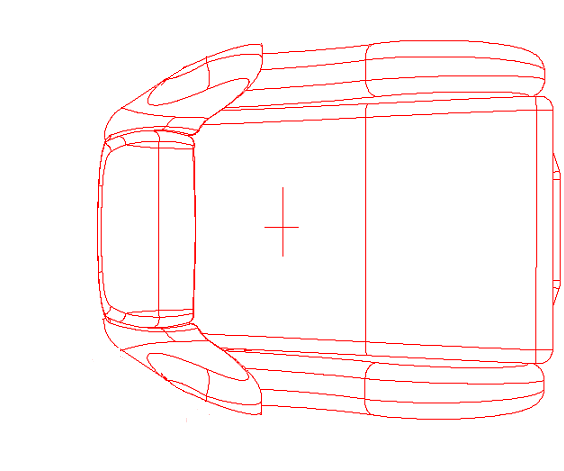
#> input picture chair_red.png, 564 x 471 px, found by its file name
$ python cfg_SlidingActuators.py
#> lines starting #> are read from the running program, lines starting #| are printed output that depends on the picture
### runtime/PlatformCalibrate/plot_config.py
import matplotlib.pyplot as plt

def plot(base_pos, platform_pos, platform_mid_height, PLATFORM_NAME ):
#> called with base_pos = array of shape (6, 3), platform_pos = array of shape (6, 3), platform_mid_height = 302, PLATFORM_NAME = 'Sliding Actuators'
    base_labels = ['base{0}'.format(i) for i in range(6)]
    platform_labels = ['platform{0}'.format(i) for i in range(6)]
    if PLATFORM_NAME == "Flying Platform":
       img = plt.imread("flying_platform.png")
       plt.imshow(img, zorder=1, extent=[-600, 600, -600, 600])
    else:
        img = plt.imread("chair_red.png")
#> img is the input picture: shape (471, 564, 4) float32; mean R, G, B, A 1, 0.969, 0.969, 1
        plt.imshow(img, zorder=1, extent=[-400, 400, -400, 400])

    bx= base_pos[:,0]
    by = base_pos[:,1]
    plt.scatter(bx,by,zorder=2)

    px= platform_pos[:,0]
    py = platform_pos[:,1]
    plt.axis('equal')
    plt.scatter(px,py,zorder=3)
    # plt.imshow(img, zorder=0, extent=[-100, 100, -100, 100])

    plt.xlabel('X axis mm')
    plt.ylabel('Y axis mm')
    plt.axhline(0, color='gray')
    plt.axvline(0, color='gray')
    plt.title(PLATFORM_NAME)
    if PLATFORM_NAME == "Flying Platform":
        lbl_xoffset = 20
        lbl_yoffset = 20
    else:
         lbl_xoffset = 20
         lbl_yoffset = 20

    for label, x, y in zip(base_labels, bx, by):
        if x > 0 and y < 0:
           h = 'right'
        else:
           h = 'left'
        plt.annotate(
            label,
            xy=(x, y), xytext=(lbl_xoffset, lbl_yoffset),
            textcoords='offset points', ha=h, va='bottom',
            bbox=dict(boxstyle='round,pad=0.2', fc='yellow', alpha=0.5),
            arrowprops=dict(arrowstyle = '->', connectionstyle='arc3,rad=0'))
    for label, x, y in zip(platform_labels, px, py):
        if x < 0 and y < 0:
           h = 'left'
        else:
           h = 'right'
        plt.annotate(
            label,
            xy=(x, y), xytext=(-20, 20),
            textcoords='offset points', ha=h, va='bottom',
            bbox=dict(boxstyle='round,pad=0.2', fc='yellow', alpha=0.5),
            arrowprops=dict(arrowstyle = '->', connectionstyle='arc3,rad=0'))

    plt.show()
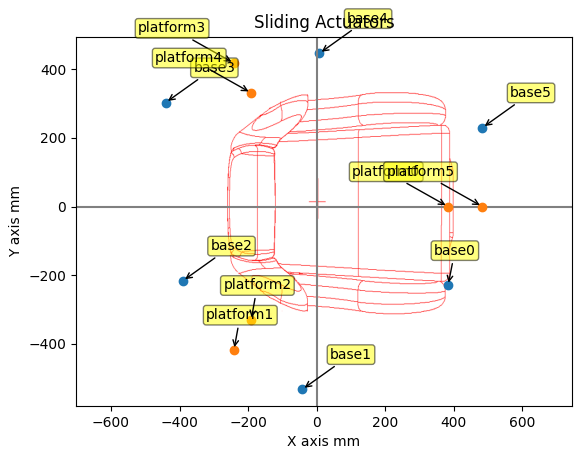
#> figure drawn by matplotlib, 1 panel

### runtime/kinematics/kinematicsV2.py
""" kinematicsV2
This module provides inverse kinematics for the Mdx motion platforms
  The core method, named inverse_kinematics is passed the desired orientation as: [surge, sway, heave, roll, pitch yaw]
  and returns the platform pose as an array of coordinates for the attachment points
  Pose is converted to actuator lengths using the method: actuator_len_from_pose
  NOTE: all length values returned represent muscle contraction amounts (not length of muscle)


"""
import sys
import math
import traceback
import copy
import numpy as np

import logging
log = logging.getLogger(__name__)

class Kinematics(object):
    def __init__(self):
        np.set_printoptions(precision=3,suppress=True)

    def clamp(self, n, minn, maxn):
        return max(min(maxn, n), minn)

    # [62 lines left out: functions set_geometry, set_slider_params, set_platform_params, calc_rotation, inverse_kinematics, not called in this run]

    def actuator_lengths(self, xyzrpy):
        pose = self.inverse_kinematics(xyzrpy)
        return self.len_from_pose(pose)

    # [4 lines left out: function actuator_percents, not called in this run]

    def percent_from_len(self, len):
        percents = [round((l*100.0) /self.actuator_range,1) for l in len]
        return percents

    # [53 lines left out: functions len_from_pose, point_at_distance, slider_pos_from_pose, not called in this run]

    """
    def slider_percents(self, xyzrpy):
        # convenience method returns array of slider percents for given orientation
        pose = self.inverse_kinematics(xyzrpy)
        return self.slider_percent_from_pose(pose)
    """

    # [4 lines left out: function set_intensity, not called in this run]

def test(request):
    distances =  k.actuator_lengths(request)
    print(request,   "distances:", distances,  "percents:", k.percent_from_len(distances))


# [35 lines left out: function test_suite, not called in this run]


# [55 lines that do not run on import are left out]


### runtime/kinematics/cfg_SlidingActuators.py

"""
This file defines the coordinates of the upper (base) and lower (platform) attachment points

The coordinate frame follows ROS conventions, positive values: X is forward, Y is left, Z is up,
roll is right side down, pitch is nose down, yaw is CCW; all from perspective of person on platform.

The each of the three upper inner, upper outer, lower inner and lower outer attachment points define circles with the center at the origin
The X axis is the line through the origin running  from back to front (X values increase moving forward).
The Y axis passes through the origin with values increasing to the left.
                   +y
                 --------
                []::::::
                []:::::::
      -x        []::::::::   +X  (front)
                []:::::::
                {}::::::
                 --------
                   -y

"""

import math
import numpy as np


class PlatformConfig(object):

    PLATFORM_NAME = "Sliding Actuators"
    PLATFORM_TYPE = "SLIDER"
    PLATFORM_INVERTED = False

    def __init__(self):

        # config for top facing muscles 0 and 5
        #self.INVERT_AXIS = (1,-1,-1,-1,1,-1) # set element to -1 to invert axis direction
        #self.SWAP_ROLL_PITCH = False  # also swaps x and y

        # config for top front facing muscles 1 and 2
        self.INVERT_AXIS = (1,1,1,-1,-1,-1) # set element to -1 to invert axis direction
        self.SWAP_ROLL_PITCH = True  # also swaps x and y


        # normal distance from center axis to center of upper ball joint
        self.center_to_inner_joint = 383
        self.center_to_outer_joint = 483

        # normal distance from center axis to center of lower ball joints
        self.center_to_lower_inner_joint = 505
        self.center_to_lower_outer_joint = 585

        self.PLATFORM_MID_HEIGHT = 302  #
        self.INTENSITY_RANGE = (10, 50,150) # steps, min, max in percent
        self.LOAD_RANGE = (15, 0, 360) # steps, min, max in Kg

        self.is_slider = True
        self.joint_min_offset = 130 # min distance from ball joint to slider center
        self.joint_max_offset = 330 # min distance plus full max of actuator slide
        self.slider_range = self.joint_max_offset - self.joint_min_offset
        self.strut_length = 400  # distance between upper and lower ball joints centers

        self.joint_angle = -math.pi*2/3 # 120 degrees

        self.upper_coordinates = [] # moving platform attachment points
        self.lower_coordinates = [] # slider midpoints
        self.lower_origin = [] # slider coordinates closest to center

        #  the range in mm or radians from origin to max extent in a single DOF
        self.limits_1dof = [60, 60, 75 , math.radians(8), math.radians(12), math.radians(12)]
        self.limit_Z = self.limits_1dof [2]

        # limits at extremes of movement
        self.limits_6dof = [40, 40, 50, math.radians(6), math.radians(6), math.radians(6)]

        self.MIN_ACTUATOR_LEN = 0
        self.MAX_ACTUATOR_RANGE = self.slider_range
        self.MAX_ACTUATOR_LEN = self.slider_range

        self.DISABLED_DISTANCES = [0] * 6 # platform parked postion
        self.DISABLED_XFORM = [0, 0, -self.limit_Z, 0, 0, 0] # only used to echo slow moves
        self.HAS_PISTON = False  # True if platform has piston actuated prop
        self.HAS_BRAKE = True # True if platform has electronic braking when parked

    def calculate_coords(self):
        self.joint_mid_offset = (self.joint_min_offset + self.joint_max_offset)/2  # offset at mid position
        # print("center_to_inner_joint=", self.center_to_inner_joint)
        # print("center_to_outer_joint=", self.center_to_outer_joint)

        z = self.PLATFORM_MID_HEIGHT

        # calculate moving platform attachment coordinates
        upper_0 = [ self.center_to_inner_joint, 0, z]
        upper_5 = [ self.center_to_outer_joint, 0, z]
        self.upper_coordinates.append(upper_0)
        self.upper_coordinates.append(self.rotate(upper_5, self.joint_angle))
        self.upper_coordinates.append(self.rotate(upper_0, self.joint_angle))
        self.upper_coordinates.append(self.rotate(upper_5, self.joint_angle*2))
        self.upper_coordinates.append(self.rotate(upper_0, self.joint_angle*2))
        self.upper_coordinates.append(upper_5)

        # calculate coordinates of mid point of slider
        lower_0 = [ self.center_to_inner_joint, -self.joint_mid_offset, 0]
        lower_5 = [ self.center_to_outer_joint, self.joint_mid_offset, 0]
        self.lower_coordinates.append(lower_0)
        self.lower_coordinates.append(self.rotate(lower_5, self.joint_angle))
        self.lower_coordinates.append(self.rotate(lower_0, self.joint_angle))
        self.lower_coordinates.append(self.rotate(lower_5, self.joint_angle*2))
        self.lower_coordinates.append(self.rotate(lower_0, self.joint_angle*2))
        self.lower_coordinates.append(lower_5)


        # list of slider angles
        ###self.slider_angles = [0,self.joint_angle,self.joint_angle,self.joint_angle*2,self.joint_angle*2, 0 ]
        # values are: [angle in rads, x sign, y sign]
        self.slider_angles = [[0,1,-1],
                              [self.joint_angle,-1, 1],
                              [self.joint_angle, 1, -1],
                              [self.joint_angle*2, -1, 1],
                              [self.joint_angle*2, 1, -1],
                              [0, 1, 1]]

        self.BASE_POS = np.array(self.lower_coordinates)
        self.PLATFORM_POS = np.array(self.upper_coordinates)

    def rotate(self, point, radians):
        # rotates point around z axis, angle in radians
        px, py, pz = point
        qx = math.cos(radians) * px - math.sin(radians) * py
        qy = math.sin(radians) * px  + math.cos(radians) * py
        # print "angle=", math.degrees(radians), px, py, round(qx), round(qy)
        return qx, qy, pz

if __name__ == "__main__":
    import numpy as np
    from kinematicsV2 import Kinematics
    import plot_config  #  only for testing

    cfg = PlatformConfig()
    cfg.calculate_coords()
    k = Kinematics()

    print(cfg.upper_coordinates)
    print(cfg.lower_coordinates)

    print("base\n", cfg.BASE_POS)
    print("platform\n", cfg.PLATFORM_POS)
    plot_config.plot( cfg.BASE_POS,  cfg.PLATFORM_POS, cfg.PLATFORM_MID_HEIGHT, cfg.PLATFORM_NAME )
#> (the run stopped early here; a loop or call above may not have finished)

$ run again, with chair top view.png copied over chair_red.png
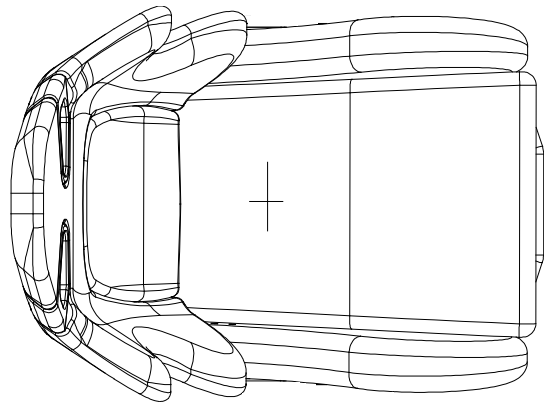
#> input picture chair top view.png, 552 x 411 px, found by its file name
#> in plot, img is the input picture: shape (411, 552, 4) float32; mean R, G, B, A 0.941, 0.941, 0.941, 1
#> in plot, `plt.show()`:
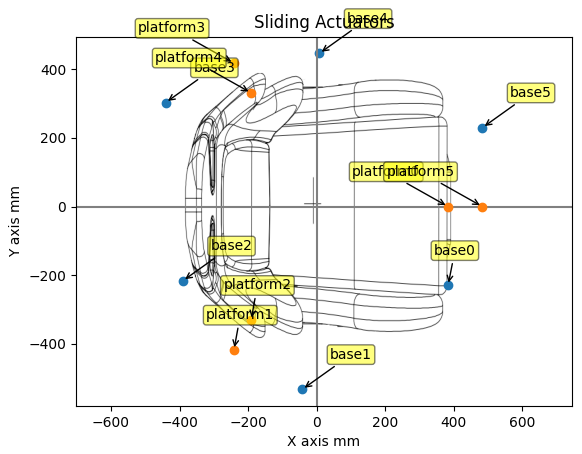
#> figure drawn by matplotlib, 1 panel

$ run again, with chair.png copied over chair_red.png
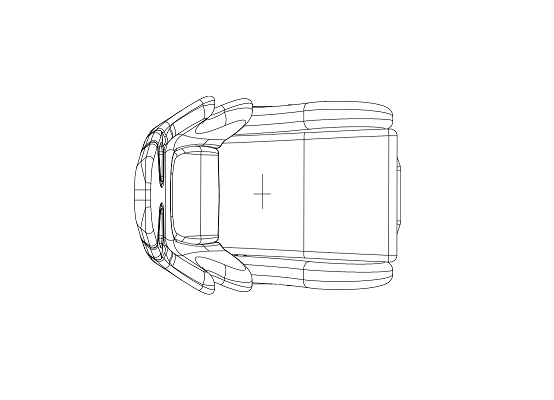
#> input picture chair.png, 554 x 400 px, found by its file name
#> in plot, img is the input picture: shape (400, 554, 4) float32; mean R, G, B, A 0.983, 0.983, 0.983, 1
#> in plot, `plt.show()`:
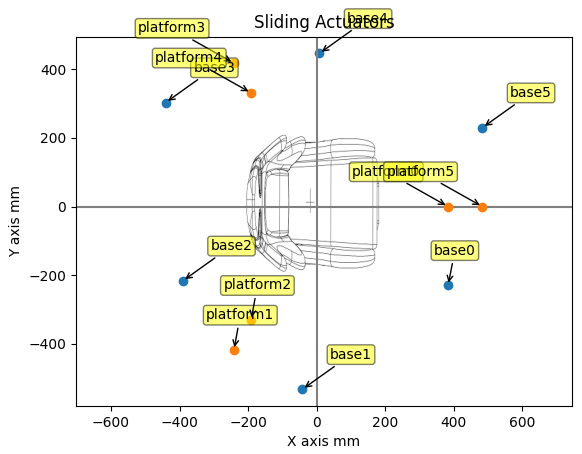
#> figure drawn by matplotlib, 1 panel

$ run again, with nextgen_red.png copied over chair_red.png
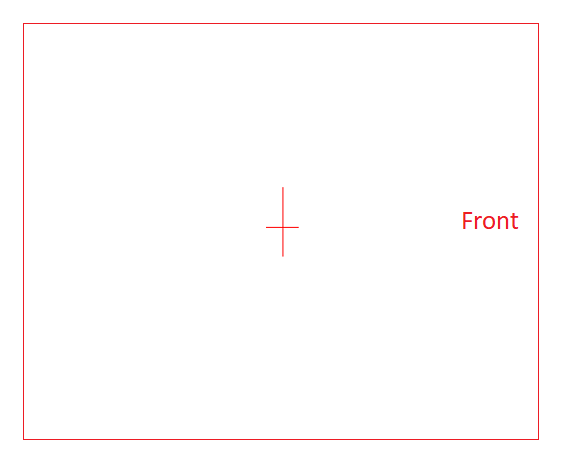
#> input picture nextgen_red.png, 564 x 471 px, found by its file name
#> in plot, img is the input picture: shape (471, 564, 4) float32; mean R, G, B, A 0.999, 0.992, 0.993, 1
#> in plot, `plt.show()`:
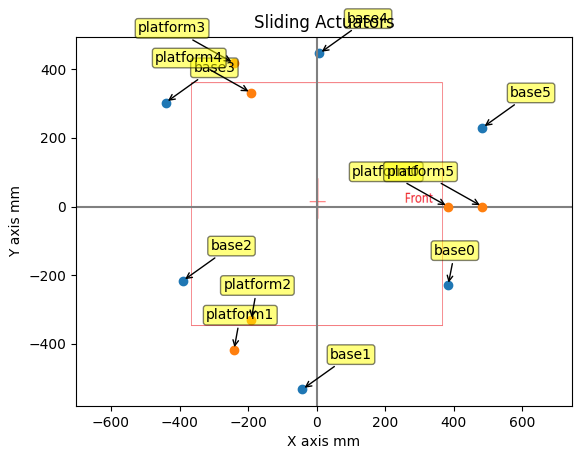
#> figure drawn by matplotlib, 1 panel
